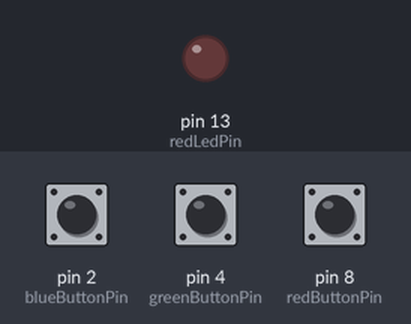
The sketch below on a simulated Arduino Uno, built with avr-gcc and run on an emulated ATmega328P. On the bench: output pins drawn as LEDs (lit = HIGH). The inputs (shaded band) are chosen by the test bench; at power-on: pin 8 (redButtonPin) LOW, pin 2 (blueButtonPin) LOW, pin 4 (greenButtonPin) LOW.

Above: at 1.2 s.
1.3 s: pin 8 (redButtonPin) pulled HIGH for 0.15 s
At 1.37 s:
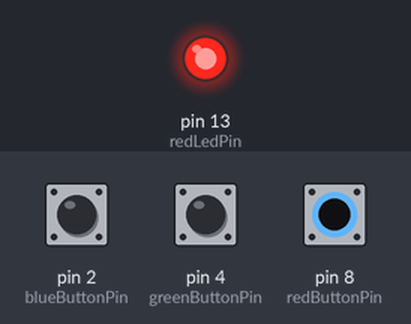
2.9 s: pin 8 (redButtonPin) pulled HIGH for 3.2 s
At 7.0 s:
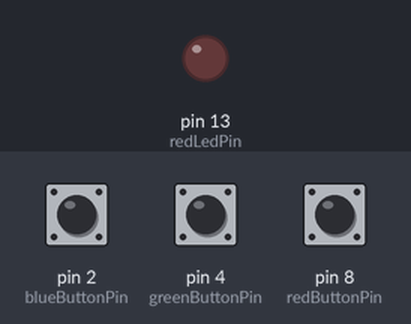
Timing chart, 0 to 8.5 s (numbered marks = the images above; inputs shaded):
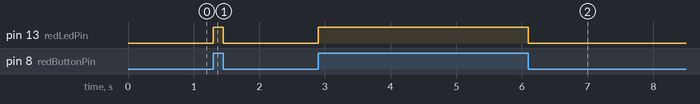

Measured:
- after the input at 1.3 s, pin 13 (redLedPin): LOW → HIGH at once, → LOW 0.15 s later
- after the input at 2.9 s, pin 13 (redLedPin): LOW → HIGH at once, → LOW 3.2 s later

The sketch:

task1.ino
```cpp
const int redLedPin = 13;
const int greenLedPin = 12;
const int blueLedPin = 11;

const int redButtonPin = 8;
const int greenButtonPin = 4;
const int blueButtonPin = 2;

int redButtonState = 0;
int greenButtonState = 0;
int blueButtonState = 0;

void setup() {
  pinMode(redLedPin, OUTPUT);
  pinMode(greenButtonPin, OUTPUT);
  pinMode(blueButtonPin, OUTPUT);

  pinMode(redButtonPin, INPUT);
  pinMode(greenButtonPin, INPUT);
  pinMode(blueButtonPin, INPUT);
}

void loop() {
  redButtonState = digitalRead(redButtonPin);
  greenButtonState = digitalRead(greenButtonPin);
  blueButtonState = digitalRead(blueButtonPin);

  digitalWrite(redLedPin, redButtonState);
  digitalWrite(greenLedPin, greenButtonState);
  digitalWrite(blueLedPin, blueButtonState);
}
```
